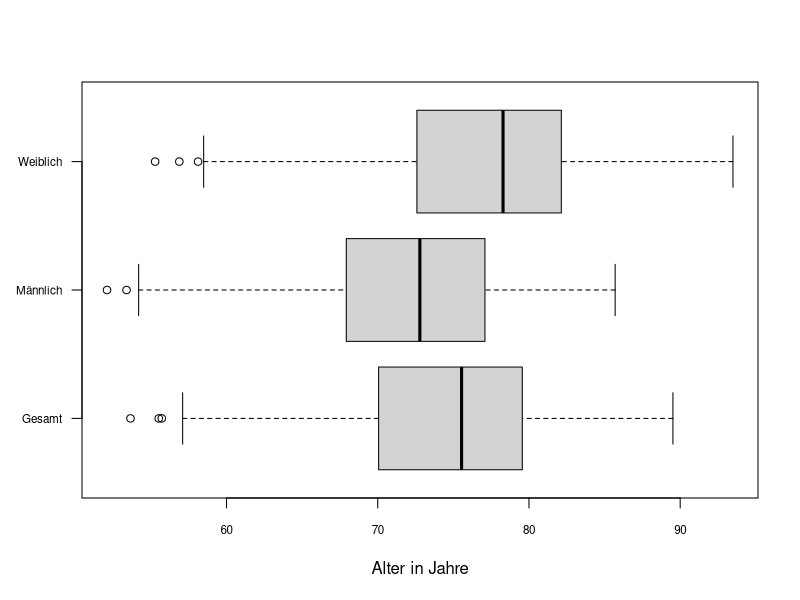
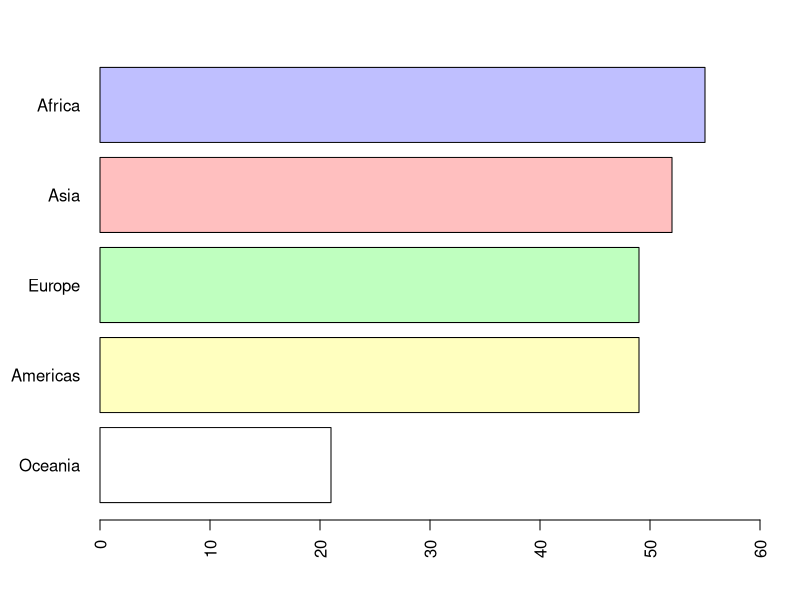
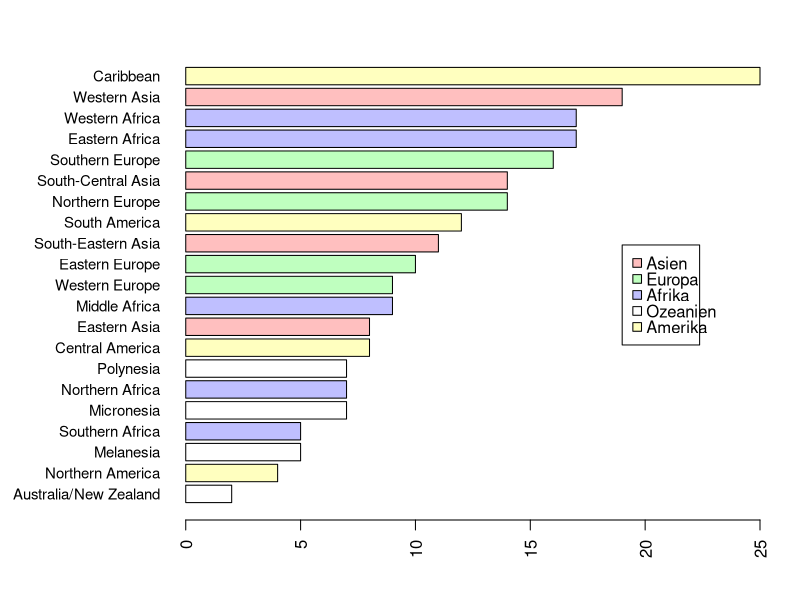
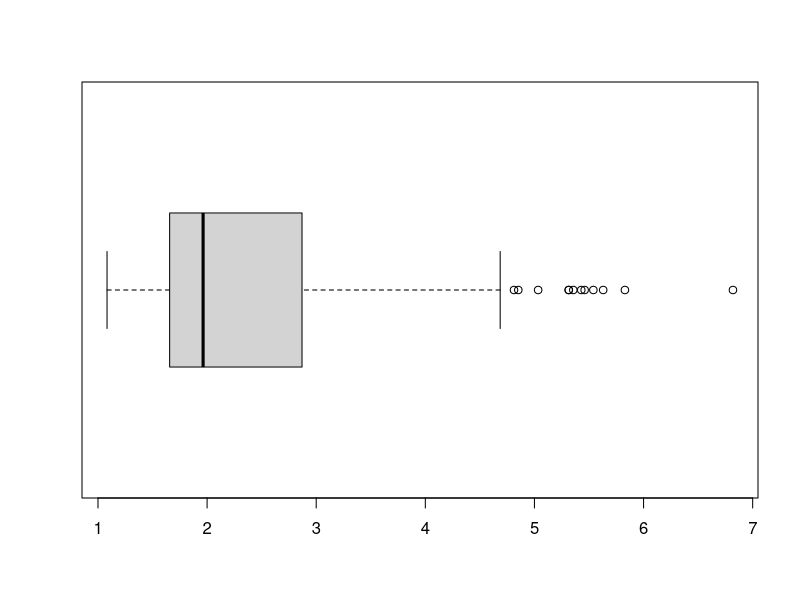
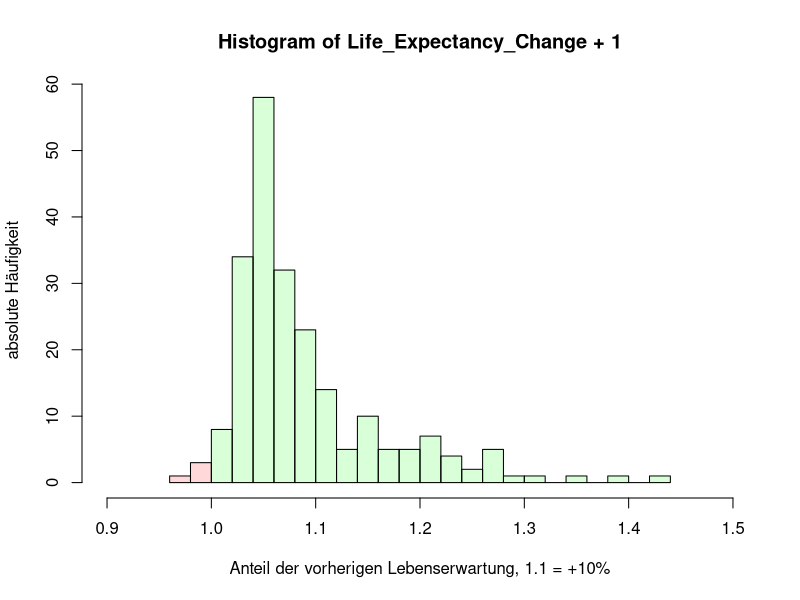
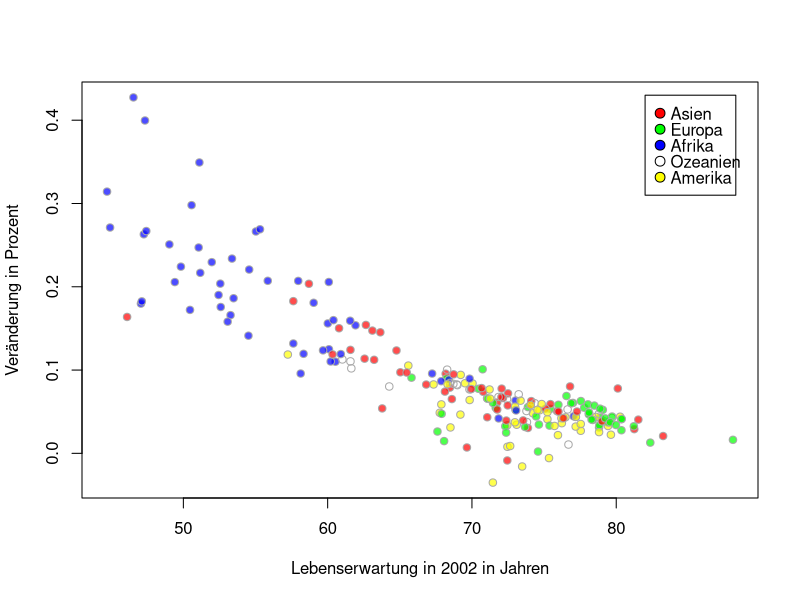
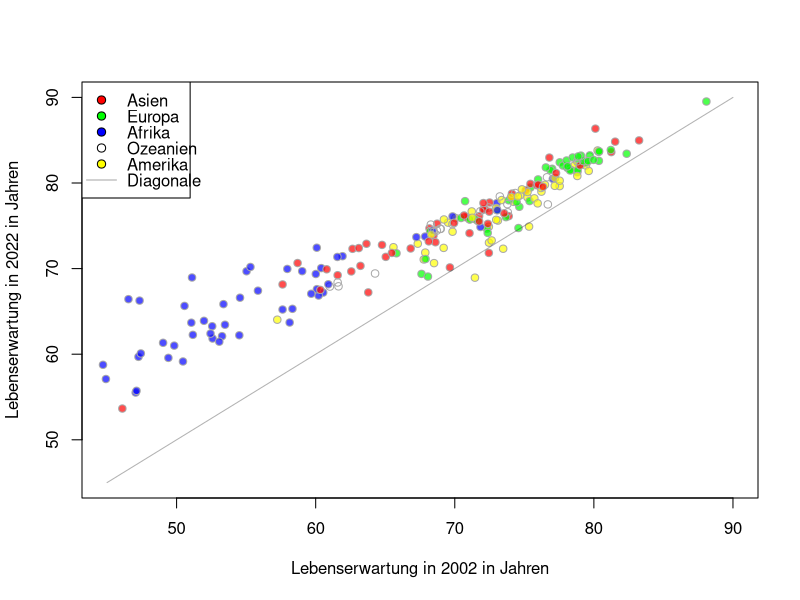
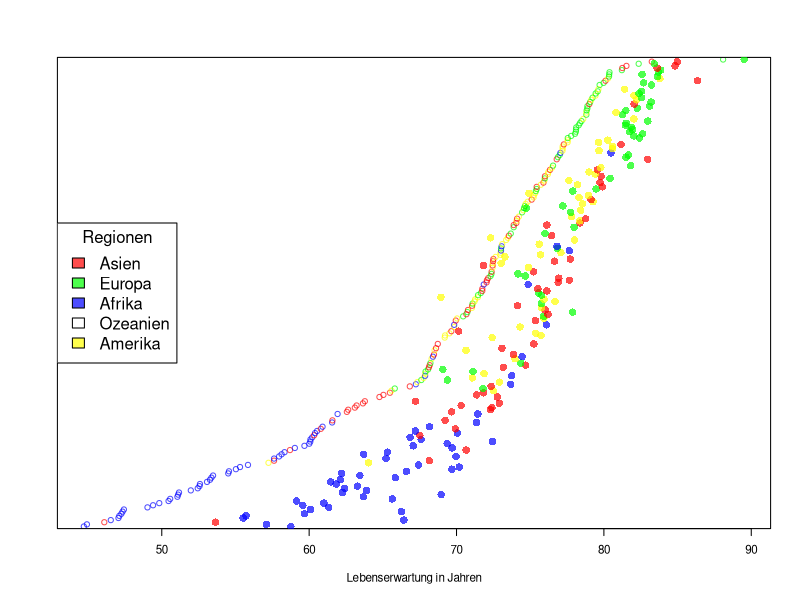

Write R code to recreate these figures, in order.
library(scales)
library(dplyr)

data = read.csv("census_2022_2002.csv")
data = data[ - c(429,430),] # USA entfernen da NA

data22 = data[data$Year == 2022,]
data02 = data[data$Year == 2002,]
# Daten zu 2022 (fuer 1 bis 3)

data02_clean = na.omit(data02) 
data22_clean = semi_join(data22, data02_clean, by= "Country")
# Daten wenn beide Jahre existieren (fuer 4)
data_merge_clean<-merge(data02_clean, data22_clean, by= "Country",
                        suffixes = c("_2002","_2022"))
data_merge_clean<-data_merge_clean[, -c(2,7:9)]

#### allgemeine Variablen:
mar_def = c(5, 4, 4, 2) + 0.1 # Default-Margin
region_cols = c("Asia" = "red", "Europe" = "green", "Africa" = "blue", "Oceania" = NA, "Americas" = "yellow")
region_names = c("Asien", "Europa", "Afrika", "Ozeanien", "Amerika")


####
# Box-Plots der drei Lebenserwartung-Kennzahlen von 2022
boxplot(data22$Life_Expectancy_Overall, data22$Life_Expectancy_Male, data22$Life_Expectancy_Female, 
        names = c("Gesamt","Männlich","Weiblich"), las = 1, cex.axis = 0.7,
        xlab = "Alter in Jahre", horizontal = T)


# Bar-Plot der Haeufigkeiten der Regionen/Subregionen
par(mar=c(4, 5, 2.5, 2))
RegionTable = sort(table(data22$Region), decreasing = F)
barplot(RegionTable, col = alpha(region_cols[names(RegionTable)],0.25), xlim = c(0,60), horiz = T, las = 2)
par(mar=mar_def)

par(mar=c(4, 9, 2.5, 2))
SubregionTable = sort(table(data22$Subregion), decreasing = F)
barplot(SubregionTable, col = alpha(region_cols[data22$Region[match(names(SubregionTable), data22$Subregion)]],0.25),
        las = 2, cex.names = 0.9, horiz = T)
legend(19, 15, legend = region_names, pt.bg = alpha(region_cols, 0.25), pch = 22, col = "black", 
       pt.cex = 1.3, text.width = 2, x.intersp = 0.6, y.intersp = 0.8)
par(mar=mar_def)

# Box-Plot der Geburtenrate in 2022
boxplot(data22$Total_Fertility_Rate, horizontal = T)


#### 4 - Jahresvergleich
Life_Expectancy_Change = (data22_clean$Life_Expectancy_Overall - data02_clean$Life_Expectancy_Overall) / data02_clean$Life_Expectancy_Overall
# Histogramm der Veraenderung der Lebenserwartung
histcols = alpha(c("red","red",rep("green",22)),0.15)
hist(Life_Expectancy_Change + 1, xlim = c(0.9,1.5), breaks = 20, col = histcols,
     xlab = "Anteil der vorherigen Lebenserwartung, 1.1 = +10%", ylab = "absolute Häufigkeit")
  # TODO: xlab / main muss verbessert werden, so nicht aussagekräftig genug

# Scatterplot der Lebenserwartung in 2002 gegen die Veraenderung der Lebensrate
plot(data02_clean$Life_Expectancy_Overall,Life_Expectancy_Change, bg = alpha(region_cols[data02_clean$Region],0.7), pch = 21, col = "darkgrey",
     xlab = "Lebenserwartung in 2002 in Jahren", ylab = "Veränderung in Prozent")
legend(82, 0.43, legend = region_names, pt.bg = region_cols, pch = 21, col = "black", 
       pt.cex = 1.3, text.width = 4, x.intersp = 0.7, y.intersp = 0.8)

# Scatterplot der Lebenserwartung in 2002 gegen die Lebenserwartung in 2022             ## auskommentiert: Variante mit seperaten Symbolen
  # region_symb = c("Asia" = 16, "Europe" = 17, "Africa" = 18, "Oceania" = 20, "Americas" = 19) 
plot(data02_clean$Life_Expectancy_Overall,data22_clean$Life_Expectancy_Overall,
      #pch = region_symb[data02_clean$Region], col = alpha(region_cols[data02_clean$Region],0.7), 
     bg = alpha(region_cols[data02_clean$Region],0.7), pch = 21, col ="darkgrey",
     xlim = c(45,90), ylim = c(45,90), xlab = "Lebenserwartung in 2002 in Jahren",
     ylab = "Lebenserwartung in 2022 in Jahren")
points(45:90, 45:90, type = "l", col = grey(0,0.3) )
legend("topleft", legend = c(region_names,"Diagonale"),
       #pch = c(16,17,18,20,19,NA),lty = c(rep(NA,5),1), col = c(region_cols,"darkgrey"),
       pch = c(rep(21,5),NA), lty = c(rep(NA,5),1), pt.bg = region_cols, col = c(rep("black",5),"darkgrey"),
       pt.cex = 1.1, text.width = 4, x.intersp = 0.7, y.intersp = 0.8)

#Dotchart für die Lebenserwatung im Vergleich 2002 gegen 2022
#Farblich Regionale Aufteilung auskommentiert
data_merge_clean<-data_merge_clean[order(
  data_merge_clean$Life_Expectancy_Overall_2002),]
dotchart(data_merge_clean$Life_Expectancy_Overall_2002, 
         xlab = "Lebenserwartung in Jahren", ylab = "Länder",
         pch = 1, cex = 0.7,
         xlim = range(c(data_merge_clean$Life_Expectancy_Overall_2022,
                        data_merge_clean$Life_Expectancy_Overall_2002)),
         lcolor = "White",
           col = alpha(region_cols[data_merge_clean$Region_2022],0.7)
         )
points(data_merge_clean$Life_Expectancy_Overall_2022,
       1:nrow(data_merge_clean),  pch=16,
         col = alpha(region_cols[data_merge_clean$Region_2022],0.7)
)
#legend("topleft", legend = c("2002", "2022"), pch = c(1,16))
legend("left", legend = region_names, fill = alpha(region_cols, 0.7),title = "Regionen")

#Dotchart Fertility im Vergleich 2002 gegen 2022
# Farbliche Aufteilung nach Region auskommentiert
data_merge_clean<-data_merge_clean[order(
  data_merge_clean$Total_Fertility_Rate_2002),]
dotchart(data_merge_clean$Total_Fertility_Rate_2002,
         xlab = "Fertilitätsrate", pch=1,
         xlim = range(c(data_merge_clean$Total_Fertility_Rate_2022,
                        data_merge_clean$Total_Fertility_Rate_2002)),
         ylab = "Länder", 
         lcolor = "White",
        # col = alpha(region_cols[data_merge_clean$Region_2022],0.7)
         )
points(data_merge_clean$Total_Fertility_Rate_2022,
       1:nrow(data_merge_clean),  pch=16,
       #col = alpha(region_cols[data_merge_clean$Region_2022],0.7)
       )
legend("right", legend = c("2002", "2022"), pch = c(1,16), title = "Jahr")
#legend("bottomright", legend = region_names, fill = alpha(region_cols, 0.7),title = "Regionen")
